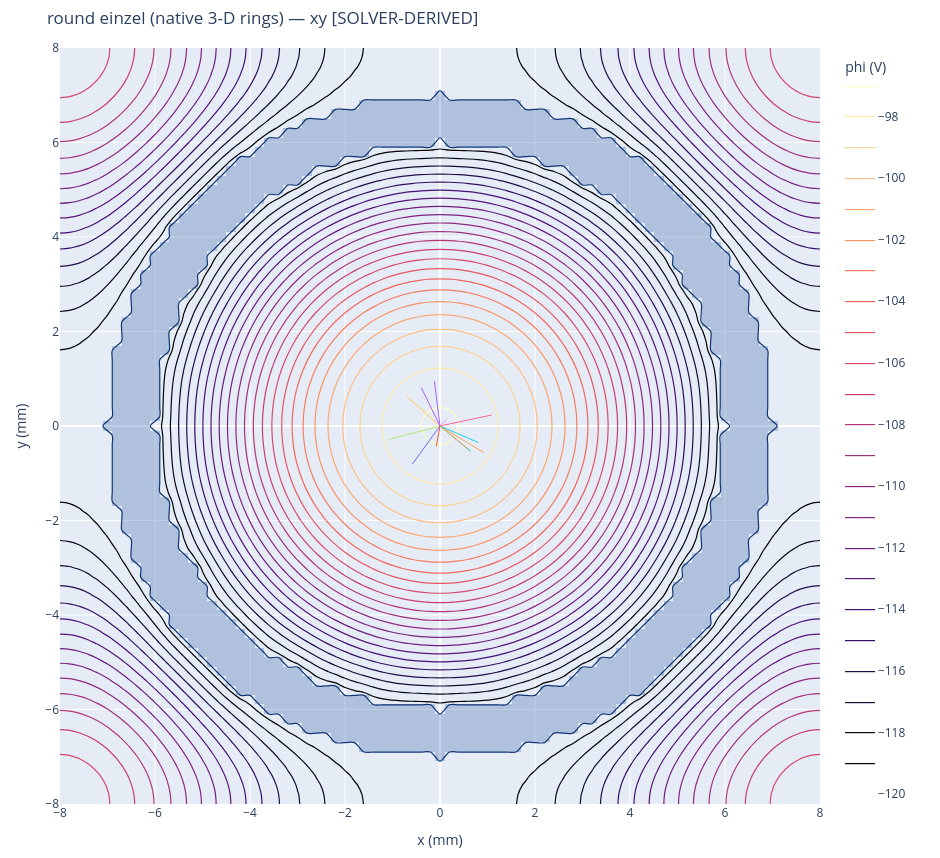
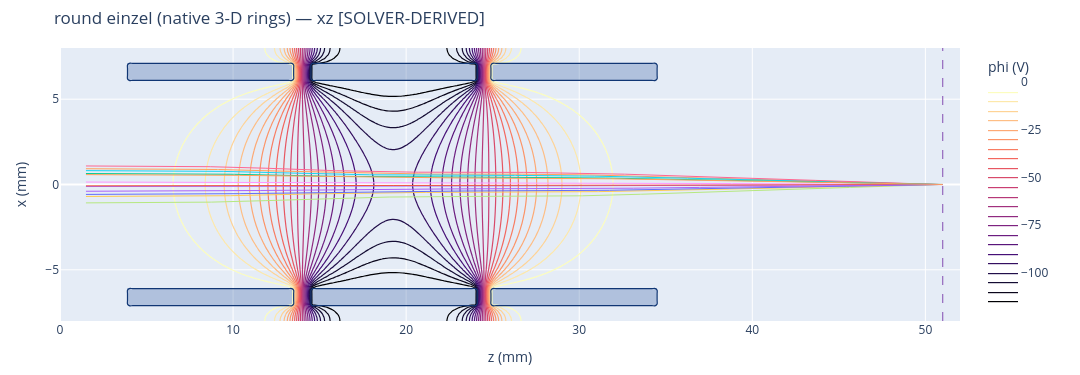
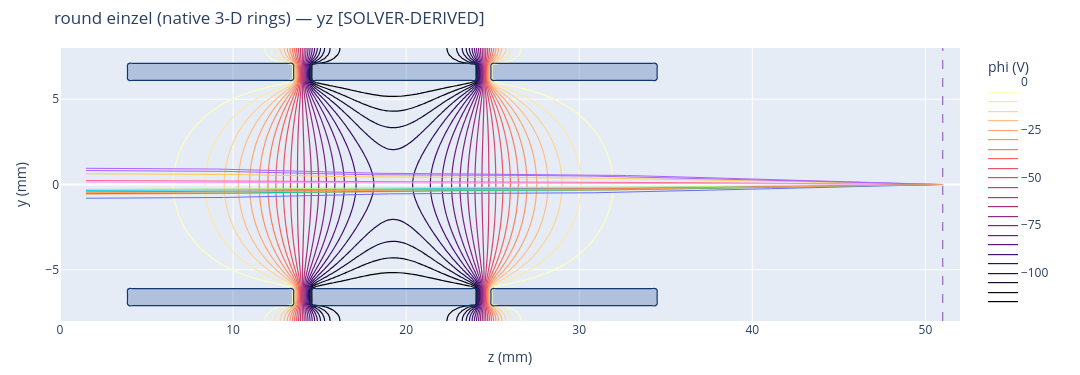

Notebook cell for these charts, in order:
### Markdown cell above
The cut positions are **derived from the spec, and stated on each panel**:
the transverse `xy` cut at the lens-gap midplane (where the focusing
happens), and the two axial cuts through the beam axis — which the
canonical mirrored frame puts at x = y = 0. The declared z = 51 mm exit
plane draws dashed in the two views that contain the z axis.

### Code cell
# Cuts DERIVED from the declaration (never bare numbers in the render call).
cut_planes_3d = {
    "xy": 0.5 * (RING_Z0_MM[1] + RING_Z0_MM[1] + RING_LEN_MM),  # lens middle
    "xz": float(spec_3d.source.y0_mm),    # axial cut through the beam axis
    "yz": float(spec_3d.source.x0_mm),    # axial cut through the beam axis
}
scene_3d = scene_from_simspec(spec_3d, model_3d, field="phi",
                            trajs=trajectories_3d, fates=fates_3d, slice_at=cut_planes_3d)
panels_3d = interactive_panels(scene_3d, colorscale=COLORMAP)
# R3: the multi-axis interactive set
for v in ("xy", "xz", "yz"):         # each panel states its own cut
    display(panels_3d[v])

# ---- deck-inherited physics: visible and overridable -----------------
# The deck loaded below supplies the drive, the ion, the gas and the
# integration settings. Leave an entry None to INHERIT it from the deck;
# set one to OVERRIDE. Whatever ends up in force is printed, so this
# notebook's output always states its own operating point.
# (One namespaced dict, not loose globals: the first version used bare
# names like KE_EV and N_IONS, which collided with the parameters these
# notebooks already own -- and silently changed them.)
DECK_OVERRIDES = dict(
    rf_v=None, rf_f=None,        # confining-drive amplitude (V) / freq (Hz)
    mz_list=None, charge=None,   # e.g. [622.0] / 1
    ke_ev=None,                  # (lo, hi) eV
    source_t_k=None,             # K, thermal spread of initial velocities
    n_ions=None,                 # ions flown
    gas_on=None, gas=None,       # True/False / e.g. "N2"
    p_torr=None, gas_t_k=None,   # buffer-gas pressure (Torr) / temp (K)
    dt_ns=None, t_max_us=None,   # integration step (ns) / flight time (us)
)

### Figure 1 — Plotly figure (JSON) as saved in the notebook; plotly's stock layout.template omitted (floating-point values rounded to 4 significant figures; data arrays with more than 128 entries replaced by an {"elided": "..."} marker saying what was removed)
{"data": [{"colorbar": {"title": {"text": "phi (V)"}}, "colorscale": [[0, "#000004"], [0.1111, "#180f3d"], [0.2222, "#440f76"], [0.3333, "#721f81"], [0.4444, "#9e2f7f"], [0.5556, "#cd4071"], [0.6667, "#f1605d"], [0.7778, "#fd9668"], [0.8889, "#feca8d"], [1, "#fcfdbf"]], "contours": {"coloring": "lines"}, "hoverinfo": "x+y+z", "line": {"width": 1.2}, "ncontours": 26, "type": "contour", "x": [-8.0, -7.8, -7.6, -7.4, -7.2, -7.0, -6.8, -6.6, -6.4, -6.2, -6.0, -5.8, -5.6, -5.4, -5.2, -5.0, -4.8, -4.6, -4.4, -4.2, -4.0, -3.8, -3.6, -3.4, -3.2, -3.0, -2.8, -2.6, -2.4, -2.2, -2.0, -1.8, -1.6, -1.4, -1.2, -1.0, -0.8, -0.6, -0.4, -0.2, 0.0, 0.2, 0.4, 0.6, 0.8, 1.0, 1.2, 1.4, 1.6, 1.8, 2.0, 2.2, 2.4, 2.6, 2.8, 3.0, 3.2, 3.4, 3.6, 3.8, 4.0, 4.2, 4.4, 4.6, 4.8, 5.0, 5.2, 5.4, 5.6, 5.8, 6.0, 6.2, 6.4, 6.6, 6.8, 7.0, 7.2, 7.4, 7.6, 7.8, 8.0], "y": [-8.0, -7.8, -7.6, -7.4, -7.2, -7.0, -6.8, -6.6, -6.4, -6.2, -6.0, -5.8, -5.6, -5.4, -5.2, -5.0, -4.8, -4.6, -4.4, -4.2, -4.0, -3.8, -3.6, -3.4, -3.2, -3.0, -2.8, -2.6, -2.4, -2.2, -2.0, -1.8, -1.6, -1.4, -1.2, -1.0, -0.8, -0.6, -0.4, -0.2, 0.0, 0.2, 0.4, 0.6, 0.8, 1.0, 1.2, 1.4, 1.6, 1.8, 2.0, 2.2, 2.4, 2.6, 2.8, 3.0, 3.2, 3.4, 3.6, 3.8, 4.0, 4.2, 4.4, 4.6, 4.8, 5.0, 5.2, 5.4, 5.6, 5.8, 6.0, 6.2, 6.4, 6.6, 6.8, 7.0, 7.2, 7.4, 7.6, 7.8, 8.0], "z": {"elided": "81x81 float values"}}, {"colorscale": [[0, "rgba(0,0,0,0)"], [1, "rgba(76,114,176,0.35)"]], "hoverinfo": "skip", "showlegend": false, "showscale": false, "type": "heatmap", "x": [-8.0, -7.8, -7.6, -7.4, -7.2, -7.0, -6.8, -6.6, -6.4, -6.2, -6.0, -5.8, -5.6, -5.4, -5.2, -5.0, -4.8, -4.6, -4.4, -4.2, -4.0, -3.8, -3.6, -3.4, -3.2, -3.0, -2.8, -2.6, -2.4, -2.2, -2.0, -1.8, -1.6, -1.4, -1.2, -1.0, -0.8, -0.6, -0.4, -0.2, 0.0, 0.2, 0.4, 0.6, 0.8, 1.0, 1.2, 1.4, 1.6, 1.8, 2.0, 2.2, 2.4, 2.6, 2.8, 3.0, 3.2, 3.4, 3.6, 3.8, 4.0, 4.2, 4.4, 4.6, 4.8, 5.0, 5.2, 5.4, 5.6, 5.8, 6.0, 6.2, 6.4, 6.6, 6.8, 7.0, 7.2, 7.4, 7.6, 7.8, 8.0], "y": [-8.0, -7.8, -7.6, -7.4, -7.2, -7.0, -6.8, -6.6, -6.4, -6.2, -6.0, -5.8, -5.6, -5.4, -5.2, -5.0, -4.8, -4.6, -4.4, -4.2, -4.0, -3.8, -3.6, -3.4, -3.2, -3.0, -2.8, -2.6, -2.4, -2.2, -2.0, -1.8, -1.6, -1.4, -1.2, -1.0, -0.8, -0.6, -0.4, -0.2, 0.0, 0.2, 0.4, 0.6, 0.8, 1.0, 1.2, 1.4, 1.6, 1.8, 2.0, 2.2, 2.4, 2.6, 2.8, 3.0, 3.2, 3.4, 3.6, 3.8, 4.0, 4.2, 4.4, 4.6, 4.8, 5.0, 5.2, 5.4, 5.6, 5.8, 6.0, 6.2, 6.4, 6.6, 6.8, 7.0, 7.2, 7.4, 7.6, 7.8, 8.0], "z": {"elided": "81x81 float values"}, "zmax": 1, "zmin": 0}, {"contours": {"coloring": "none", "end": 0.5, "size": 1, "start": 0.5}, "hoverinfo": "skip", "line": {"color": "rgb(16,54,116)", "width": 1.2}, "showlegend": false, "showscale": false, "type": "contour", "x": [-8.0, -7.8, -7.6, -7.4, -7.2, -7.0, -6.8, -6.6, -6.4, -6.2, -6.0, -5.8, -5.6, -5.4, -5.2, -5.0, -4.8, -4.6, -4.4, -4.2, -4.0, -3.8, -3.6, -3.4, -3.2, -3.0, -2.8, -2.6, -2.4, -2.2, -2.0, -1.8, -1.6, -1.4, -1.2, -1.0, -0.8, -0.6, -0.4, -0.2, 0.0, 0.2, 0.4, 0.6, 0.8, 1.0, 1.2, 1.4, 1.6, 1.8, 2.0, 2.2, 2.4, 2.6, 2.8, 3.0, 3.2, 3.4, 3.6, 3.8, 4.0, 4.2, 4.4, 4.6, 4.8, 5.0, 5.2, 5.4, 5.6, 5.8, 6.0, 6.2, 6.4, 6.6, 6.8, 7.0, 7.2, 7.4, 7.6, 7.8, 8.0], "y": [-8.0, -7.8, -7.6, -7.4, -7.2, -7.0, -6.8, -6.6, -6.4, -6.2, -6.0, -5.8, -5.6, -5.4, -5.2, -5.0, -4.8, -4.6, -4.4, -4.2, -4.0, -3.8, -3.6, -3.4, -3.2, -3.0, -2.8, -2.6, -2.4, -2.2, -2.0, -1.8, -1.6, -1.4, -1.2, -1.0, -0.8, -0.6, -0.4, -0.2, 0.0, 0.2, 0.4, 0.6, 0.8, 1.0, 1.2, 1.4, 1.6, 1.8, 2.0, 2.2, 2.4, 2.6, 2.8, 3.0, 3.2, 3.4, 3.6, 3.8, 4.0, 4.2, 4.4, 4.6, 4.8, 5.0, 5.2, 5.4, 5.6, 5.8, 6.0, 6.2, 6.4, 6.6, 6.8, 7.0, 7.2, 7.4, 7.6, 7.8, 8.0], "z": {"elided": "81x81 float values"}}, {"line": {"width": 1}, "mode": "lines", "name": "ions[0]", "showlegend": false, "type": "scatter", "x": {"elided": "1098 float values"}, "y": {"elided": "1098 float values"}}, {"line": {"width": 1}, "mode": "lines", "name": "ions[1]", "showlegend": false, "type": "scatter", "x": {"elided": "1098 float values"}, "y": {"elided": "1098 float values"}}, {"line": {"width": 1}, "mode": "lines", "name": "ions[2]", "showlegend": false, "type": "scatter", "x": {"elided": "1098 float values"}, "y": {"elided": "1098 float values"}}, {"line": {"width": 1}, "mode": "lines", "name": "ions[3]", "showlegend": false, "type": "scatter", "x": {"elided": "1098 float values"}, "y": {"elided": "1098 float values"}}, {"line": {"width": 1}, "mode": "lines", "name": "ions[4]", "showlegend": false, "type": "scatter", "x": {"elided": "1098 float values"}, "y": {"elided": "1098 float values"}}, {"line": {"width": 1}, "mode": "lines", "name": "ions[5]", "showlegend": false, "type": "scatter", "x": {"elided": "1098 float values"}, "y": {"elided": "1098 float values"}}, {"line": {"width": 1}, "mode": "lines", "name": "ions[6]", "showlegend": false, "type": "scatter", "x": {"elided": "1098 float values"}, "y": {"elided": "1098 float values"}}, {"line": {"width": 1}, "mode": "lines", "name": "ions[7]", "showlegend": false, "type": "scatter", "x": {"elided": "1098 float values"}, "y": {"elided": "1098 float values"}}, {"line": {"width": 1}, "mode": "lines", "name": "ions[8]", "showlegend": false, "type": "scatter", "x": {"elided": "1098 float values"}, "y": {"elided": "1098 float values"}}, {"line": {"width": 1}, "mode": "lines", "name": "ions[9]", "showlegend": false, "type": "scatter", "x": {"elided": "1098 float values"}, "y": {"elided": "1098 float values"}}, {"line": {"width": 1}, "mode": "lines", "name": "ions[10]", "showlegend": false, "type": "scatter", "x": {"elided": "1098 float values"}, "y": {"elided": "1098 float values"}}, {"line": {"width": 1}, "mode": "lines", "name": "ions[11]", "showlegend": false, "type": "scatter", "x": {"elided": "1098 float values"}, "y": {"elided": "1098 float values"}}, {"hoverinfo": "skip", "marker": {"opacity": 0, "size": 1}, "mode": "markers", "name": "_extent_anchor", "showlegend": false, "type": "scatter", "x": [-8, 8], "y": [-8, 8]}], "layout": {"dragmode": "zoom", "height": 858, "margin": {"b": 50, "l": 60, "r": 120, "t": 48}, "title": {"text": "round einzel (native 3-D rings) — xy [SOLVER-DERIVED]"}, "uirevision": "keep", "width": 940, "xaxis": {"autorange": false, "range": [-8, 8], "title": {"text": "x (mm)"}}, "yaxis": {"autorange": false, "range": [-8, 8], "title": {"text": "y (mm)"}}}}

### Figure 2 — Plotly figure (JSON) as saved in the notebook; plotly's stock layout.template omitted (floating-point values rounded to 4 significant figures; data arrays with more than 128 entries replaced by an {"elided": "..."} marker saying what was removed)
{"data": [{"colorbar": {"title": {"text": "phi (V)"}}, "colorscale": [[0, "#000004"], [0.1111, "#180f3d"], [0.2222, "#440f76"], [0.3333, "#721f81"], [0.4444, "#9e2f7f"], [0.5556, "#cd4071"], [0.6667, "#f1605d"], [0.7778, "#fd9668"], [0.8889, "#feca8d"], [1, "#fcfdbf"]], "contours": {"coloring": "lines"}, "hoverinfo": "x+y+z", "line": {"width": 1.2}, "ncontours": 26, "type": "contour", "x": {"elided": "261 float values"}, "y": [-8.0, -7.8, -7.6, -7.4, -7.2, -7.0, -6.8, -6.6, -6.4, -6.2, -6.0, -5.8, -5.6, -5.4, -5.2, -5.0, -4.8, -4.6, -4.4, -4.2, -4.0, -3.8, -3.6, -3.4, -3.2, -3.0, -2.8, -2.6, -2.4, -2.2, -2.0, -1.8, -1.6, -1.4, -1.2, -1.0, -0.8, -0.6, -0.4, -0.2, 0.0, 0.2, 0.4, 0.6, 0.8, 1.0, 1.2, 1.4, 1.6, 1.8, 2.0, 2.2, 2.4, 2.6, 2.8, 3.0, 3.2, 3.4, 3.6, 3.8, 4.0, 4.2, 4.4, 4.6, 4.8, 5.0, 5.2, 5.4, 5.6, 5.8, 6.0, 6.2, 6.4, 6.6, 6.8, 7.0, 7.2, 7.4, 7.6, 7.8, 8.0], "z": {"elided": "81x261 float values"}}, {"colorscale": [[0, "rgba(0,0,0,0)"], [1, "rgba(76,114,176,0.35)"]], "hoverinfo": "skip", "showlegend": false, "showscale": false, "type": "heatmap", "x": {"elided": "261 float values"}, "y": [-8.0, -7.8, -7.6, -7.4, -7.2, -7.0, -6.8, -6.6, -6.4, -6.2, -6.0, -5.8, -5.6, -5.4, -5.2, -5.0, -4.8, -4.6, -4.4, -4.2, -4.0, -3.8, -3.6, -3.4, -3.2, -3.0, -2.8, -2.6, -2.4, -2.2, -2.0, -1.8, -1.6, -1.4, -1.2, -1.0, -0.8, -0.6, -0.4, -0.2, 0.0, 0.2, 0.4, 0.6, 0.8, 1.0, 1.2, 1.4, 1.6, 1.8, 2.0, 2.2, 2.4, 2.6, 2.8, 3.0, 3.2, 3.4, 3.6, 3.8, 4.0, 4.2, 4.4, 4.6, 4.8, 5.0, 5.2, 5.4, 5.6, 5.8, 6.0, 6.2, 6.4, 6.6, 6.8, 7.0, 7.2, 7.4, 7.6, 7.8, 8.0], "z": {"elided": "81x261 float values"}, "zmax": 1, "zmin": 0}, {"contours": {"coloring": "none", "end": 0.5, "size": 1, "start": 0.5}, "hoverinfo": "skip", "line": {"color": "rgb(16,54,116)", "width": 1.2}, "showlegend": false, "showscale": false, "type": "contour", "x": {"elided": "261 float values"}, "y": [-8.0, -7.8, -7.6, -7.4, -7.2, -7.0, -6.8, -6.6, -6.4, -6.2, -6.0, -5.8, -5.6, -5.4, -5.2, -5.0, -4.8, -4.6, -4.4, -4.2, -4.0, -3.8, -3.6, -3.4, -3.2, -3.0, -2.8, -2.6, -2.4, -2.2, -2.0, -1.8, -1.6, -1.4, -1.2, -1.0, -0.8, -0.6, -0.4, -0.2, 0.0, 0.2, 0.4, 0.6, 0.8, 1.0, 1.2, 1.4, 1.6, 1.8, 2.0, 2.2, 2.4, 2.6, 2.8, 3.0, 3.2, 3.4, 3.6, 3.8, 4.0, 4.2, 4.4, 4.6, 4.8, 5.0, 5.2, 5.4, 5.6, 5.8, 6.0, 6.2, 6.4, 6.6, 6.8, 7.0, 7.2, 7.4, 7.6, 7.8, 8.0], "z": {"elided": "81x261 float values"}}, {"line": {"width": 1}, "mode": "lines", "name": "ions[0]", "showlegend": false, "type": "scatter", "x": {"elided": "1098 float values"}, "y": {"elided": "1098 float values"}}, {"line": {"width": 1}, "mode": "lines", "name": "ions[1]", "showlegend": false, "type": "scatter", "x": {"elided": "1098 float values"}, "y": {"elided": "1098 float values"}}, {"line": {"width": 1}, "mode": "lines", "name": "ions[2]", "showlegend": false, "type": "scatter", "x": {"elided": "1098 float values"}, "y": {"elided": "1098 float values"}}, {"line": {"width": 1}, "mode": "lines", "name": "ions[3]", "showlegend": false, "type": "scatter", "x": {"elided": "1098 float values"}, "y": {"elided": "1098 float values"}}, {"line": {"width": 1}, "mode": "lines", "name": "ions[4]", "showlegend": false, "type": "scatter", "x": {"elided": "1098 float values"}, "y": {"elided": "1098 float values"}}, {"line": {"width": 1}, "mode": "lines", "name": "ions[5]", "showlegend": false, "type": "scatter", "x": {"elided": "1098 float values"}, "y": {"elided": "1098 float values"}}, {"line": {"width": 1}, "mode": "lines", "name": "ions[6]", "showlegend": false, "type": "scatter", "x": {"elided": "1098 float values"}, "y": {"elided": "1098 float values"}}, {"line": {"width": 1}, "mode": "lines", "name": "ions[7]", "showlegend": false, "type": "scatter", "x": {"elided": "1098 float values"}, "y": {"elided": "1098 float values"}}, {"line": {"width": 1}, "mode": "lines", "name": "ions[8]", "showlegend": false, "type": "scatter", "x": {"elided": "1098 float values"}, "y": {"elided": "1098 float values"}}, {"line": {"width": 1}, "mode": "lines", "name": "ions[9]", "showlegend": false, "type": "scatter", "x": {"elided": "1098 float values"}, "y": {"elided": "1098 float values"}}, {"line": {"width": 1}, "mode": "lines", "name": "ions[10]", "showlegend": false, "type": "scatter", "x": {"elided": "1098 float values"}, "y": {"elided": "1098 float values"}}, {"line": {"width": 1}, "mode": "lines", "name": "ions[11]", "showlegend": false, "type": "scatter", "x": {"elided": "1098 float values"}, "y": {"elided": "1098 float values"}}, {"hoverinfo": "skip", "marker": {"opacity": 0, "size": 1}, "mode": "markers", "name": "_extent_anchor", "showlegend": false, "type": "scatter", "x": [0, 52], "y": [-8, 8]}], "layout": {"dragmode": "zoom", "height": 375, "margin": {"b": 50, "l": 60, "r": 120, "t": 48}, "shapes": [{"line": {"color": "#9467bd", "dash": "dash", "width": 1.2}, "type": "line", "x0": 51, "x1": 51, "xref": "x", "y0": 0, "y1": 1, "yref": "y domain"}], "title": {"text": "round einzel (native 3-D rings) — xz [SOLVER-DERIVED]"}, "uirevision": "keep", "width": 1080, "xaxis": {"autorange": false, "range": [0, 52], "title": {"text": "z (mm)"}}, "yaxis": {"autorange": false, "range": [-8, 8], "title": {"text": "x (mm)"}}}}

### Figure 3 — Plotly figure (JSON) as saved in the notebook; plotly's stock layout.template omitted (floating-point values rounded to 4 significant figures; data arrays with more than 128 entries replaced by an {"elided": "..."} marker saying what was removed)
{"data": [{"colorbar": {"title": {"text": "phi (V)"}}, "colorscale": [[0, "#000004"], [0.1111, "#180f3d"], [0.2222, "#440f76"], [0.3333, "#721f81"], [0.4444, "#9e2f7f"], [0.5556, "#cd4071"], [0.6667, "#f1605d"], [0.7778, "#fd9668"], [0.8889, "#feca8d"], [1, "#fcfdbf"]], "contours": {"coloring": "lines"}, "hoverinfo": "x+y+z", "line": {"width": 1.2}, "ncontours": 26, "type": "contour", "x": {"elided": "261 float values"}, "y": [-8.0, -7.8, -7.6, -7.4, -7.2, -7.0, -6.8, -6.6, -6.4, -6.2, -6.0, -5.8, -5.6, -5.4, -5.2, -5.0, -4.8, -4.6, -4.4, -4.2, -4.0, -3.8, -3.6, -3.4, -3.2, -3.0, -2.8, -2.6, -2.4, -2.2, -2.0, -1.8, -1.6, -1.4, -1.2, -1.0, -0.8, -0.6, -0.4, -0.2, 0.0, 0.2, 0.4, 0.6, 0.8, 1.0, 1.2, 1.4, 1.6, 1.8, 2.0, 2.2, 2.4, 2.6, 2.8, 3.0, 3.2, 3.4, 3.6, 3.8, 4.0, 4.2, 4.4, 4.6, 4.8, 5.0, 5.2, 5.4, 5.6, 5.8, 6.0, 6.2, 6.4, 6.6, 6.8, 7.0, 7.2, 7.4, 7.6, 7.8, 8.0], "z": {"elided": "81x261 float values"}}, {"colorscale": [[0, "rgba(0,0,0,0)"], [1, "rgba(76,114,176,0.35)"]], "hoverinfo": "skip", "showlegend": false, "showscale": false, "type": "heatmap", "x": {"elided": "261 float values"}, "y": [-8.0, -7.8, -7.6, -7.4, -7.2, -7.0, -6.8, -6.6, -6.4, -6.2, -6.0, -5.8, -5.6, -5.4, -5.2, -5.0, -4.8, -4.6, -4.4, -4.2, -4.0, -3.8, -3.6, -3.4, -3.2, -3.0, -2.8, -2.6, -2.4, -2.2, -2.0, -1.8, -1.6, -1.4, -1.2, -1.0, -0.8, -0.6, -0.4, -0.2, 0.0, 0.2, 0.4, 0.6, 0.8, 1.0, 1.2, 1.4, 1.6, 1.8, 2.0, 2.2, 2.4, 2.6, 2.8, 3.0, 3.2, 3.4, 3.6, 3.8, 4.0, 4.2, 4.4, 4.6, 4.8, 5.0, 5.2, 5.4, 5.6, 5.8, 6.0, 6.2, 6.4, 6.6, 6.8, 7.0, 7.2, 7.4, 7.6, 7.8, 8.0], "z": {"elided": "81x261 float values"}, "zmax": 1, "zmin": 0}, {"contours": {"coloring": "none", "end": 0.5, "size": 1, "start": 0.5}, "hoverinfo": "skip", "line": {"color": "rgb(16,54,116)", "width": 1.2}, "showlegend": false, "showscale": false, "type": "contour", "x": {"elided": "261 float values"}, "y": [-8.0, -7.8, -7.6, -7.4, -7.2, -7.0, -6.8, -6.6, -6.4, -6.2, -6.0, -5.8, -5.6, -5.4, -5.2, -5.0, -4.8, -4.6, -4.4, -4.2, -4.0, -3.8, -3.6, -3.4, -3.2, -3.0, -2.8, -2.6, -2.4, -2.2, -2.0, -1.8, -1.6, -1.4, -1.2, -1.0, -0.8, -0.6, -0.4, -0.2, 0.0, 0.2, 0.4, 0.6, 0.8, 1.0, 1.2, 1.4, 1.6, 1.8, 2.0, 2.2, 2.4, 2.6, 2.8, 3.0, 3.2, 3.4, 3.6, 3.8, 4.0, 4.2, 4.4, 4.6, 4.8, 5.0, 5.2, 5.4, 5.6, 5.8, 6.0, 6.2, 6.4, 6.6, 6.8, 7.0, 7.2, 7.4, 7.6, 7.8, 8.0], "z": {"elided": "81x261 float values"}}, {"line": {"width": 1}, "mode": "lines", "name": "ions[0]", "showlegend": false, "type": "scatter", "x": {"elided": "1098 float values"}, "y": {"elided": "1098 float values"}}, {"line": {"width": 1}, "mode": "lines", "name": "ions[1]", "showlegend": false, "type": "scatter", "x": {"elided": "1098 float values"}, "y": {"elided": "1098 float values"}}, {"line": {"width": 1}, "mode": "lines", "name": "ions[2]", "showlegend": false, "type": "scatter", "x": {"elided": "1098 float values"}, "y": {"elided": "1098 float values"}}, {"line": {"width": 1}, "mode": "lines", "name": "ions[3]", "showlegend": false, "type": "scatter", "x": {"elided": "1098 float values"}, "y": {"elided": "1098 float values"}}, {"line": {"width": 1}, "mode": "lines", "name": "ions[4]", "showlegend": false, "type": "scatter", "x": {"elided": "1098 float values"}, "y": {"elided": "1098 float values"}}, {"line": {"width": 1}, "mode": "lines", "name": "ions[5]", "showlegend": false, "type": "scatter", "x": {"elided": "1098 float values"}, "y": {"elided": "1098 float values"}}, {"line": {"width": 1}, "mode": "lines", "name": "ions[6]", "showlegend": false, "type": "scatter", "x": {"elided": "1098 float values"}, "y": {"elided": "1098 float values"}}, {"line": {"width": 1}, "mode": "lines", "name": "ions[7]", "showlegend": false, "type": "scatter", "x": {"elided": "1098 float values"}, "y": {"elided": "1098 float values"}}, {"line": {"width": 1}, "mode": "lines", "name": "ions[8]", "showlegend": false, "type": "scatter", "x": {"elided": "1098 float values"}, "y": {"elided": "1098 float values"}}, {"line": {"width": 1}, "mode": "lines", "name": "ions[9]", "showlegend": false, "type": "scatter", "x": {"elided": "1098 float values"}, "y": {"elided": "1098 float values"}}, {"line": {"width": 1}, "mode": "lines", "name": "ions[10]", "showlegend": false, "type": "scatter", "x": {"elided": "1098 float values"}, "y": {"elided": "1098 float values"}}, {"line": {"width": 1}, "mode": "lines", "name": "ions[11]", "showlegend": false, "type": "scatter", "x": {"elided": "1098 float values"}, "y": {"elided": "1098 float values"}}, {"hoverinfo": "skip", "marker": {"opacity": 0, "size": 1}, "mode": "markers", "name": "_extent_anchor", "showlegend": false, "type": "scatter", "x": [0, 52], "y": [-8, 8]}], "layout": {"dragmode": "zoom", "height": 375, "margin": {"b": 50, "l": 60, "r": 120, "t": 48}, "shapes": [{"line": {"color": "#9467bd", "dash": "dash", "width": 1.2}, "type": "line", "x0": 51, "x1": 51, "xref": "x", "y0": 0, "y1": 1, "yref": "y domain"}], "title": {"text": "round einzel (native 3-D rings) — yz [SOLVER-DERIVED]"}, "uirevision": "keep", "width": 1080, "xaxis": {"autorange": false, "range": [0, 52], "title": {"text": "z (mm)"}}, "yaxis": {"autorange": false, "range": [-8, 8], "title": {"text": "y (mm)"}}}}
